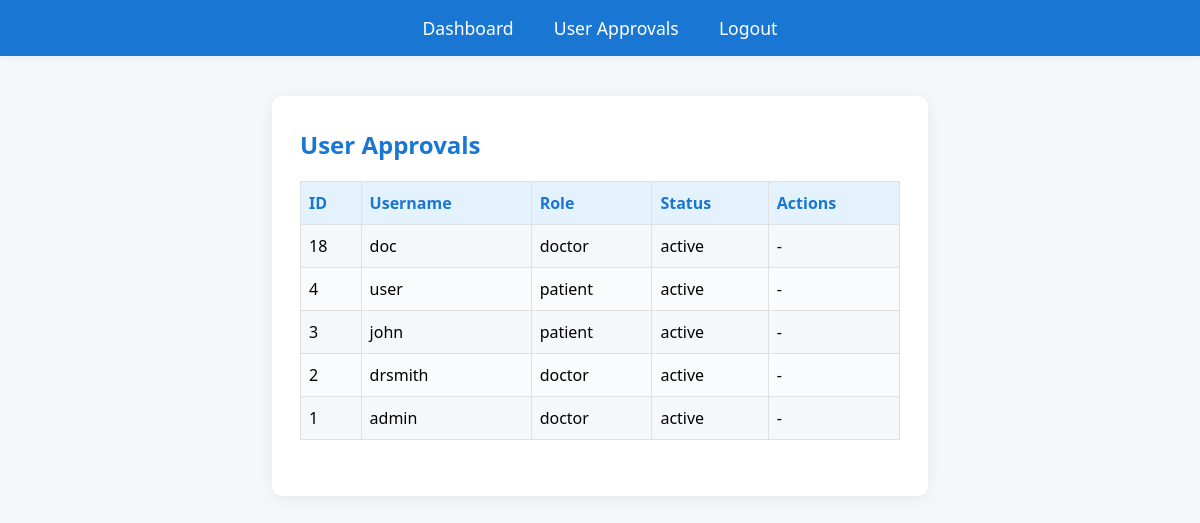
/admin_users.php (signed in), run on the app's committed database.
### tables this page shows
CREATE TABLE `users` (
  `id` int NOT NULL AUTO_INCREMENT,
  `username` varchar(50) NOT NULL,
  `password` varchar(255) NOT NULL,
  `role` enum('doctor','patient') NOT NULL,
  `status` enum('active','pending','rejected') NOT NULL DEFAULT 'active',
  PRIMARY KEY (`id`),
  UNIQUE KEY `username` (`username`)
);

### admin_users.php (the view, shortened to what this page needs)
<?php
require 'config.php';
$res = $conn->query("SELECT * FROM users ORDER BY status, id DESC");
?>
<!DOCTYPE html>
<html>
<head>
    <link rel="stylesheet" href="style.css">
</head>
<body>
<div class="navbar">
    <a href="dashboard.php">Dashboard</a>
    <a href="admin_users.php">User Approvals</a>
    <a href="logout.php">Logout</a>
</div>
<div class="container">
    <h2>User Approvals</h2>
    <table>
        <tr><th>ID</th><th>Username</th><th>Role</th><th>Status</th><th>Actions</th></tr>
        <?php while ($u = $res->fetch_assoc()): ?>
            <tr>
                <td><?= $u['id'] ?></td>
                <td><?= htmlspecialchars($u['username']) ?></td>
                <td><?= htmlspecialchars($u['role']) ?></td>
                <td><?= htmlspecialchars($u['status']) ?></td>
                <td>
                    <?php if ($u['status'] == 'pending'): ?>
                        <a href="admin_users.php?approve=<?= $u['id'] ?>">Approve</a> |
                        <a href="admin_users.php?reject=<?= $u['id'] ?>">Reject</a>
                    <?php else: ?>
                        -
                    <?php endif; ?>
                </td>
            </tr>
        <?php endwhile; ?>
    </table>
</div>
</body>
</html>

### style.css (style rules this page uses)
body { font-family: 'Segoe UI', Arial, sans-serif; background: #f4f8fb; margin: 0; padding: 0; }
.navbar { background: #1976d2; color: #fff; padding: 16px 0; text-align: center; margin-bottom: 32px; box-shadow: 0 2px 8px rgba(0,0,0,0.04); }
.navbar a { color: #fff; text-decoration: none; margin: 0 18px; font-weight: 500; font-size: 1.1em; transition: color 0.2s; }
.container { max-width: 600px; margin: 40px auto; background: #fff; border-radius: 10px; box-shadow: 0 2px 16px rgba(0,0,0,0.07); padding: 32px 28px; }
h2, h3 { color: #1976d2; margin-top: 0; }
table { width: 100%; border-collapse: collapse; margin-bottom: 24px; background: #fafbfc; }
th, td { border: 1px solid #e0e0e0; padding: 10px 8px; text-align: left; }
th { background: #e3f2fd; color: #1976d2; }
tr:nth-child(even) { background: #f4f8fb; }

### data on the page
users: id "18", username "doc", role "doctor", status "active"
users: id "4", username "user", role "patient", status "active"
users: id "3", username "john", role "patient", status "active"
users: id "2", username "drsmith", role "doctor", status "active"
users: id "1", username "admin", role "doctor", status "active"
